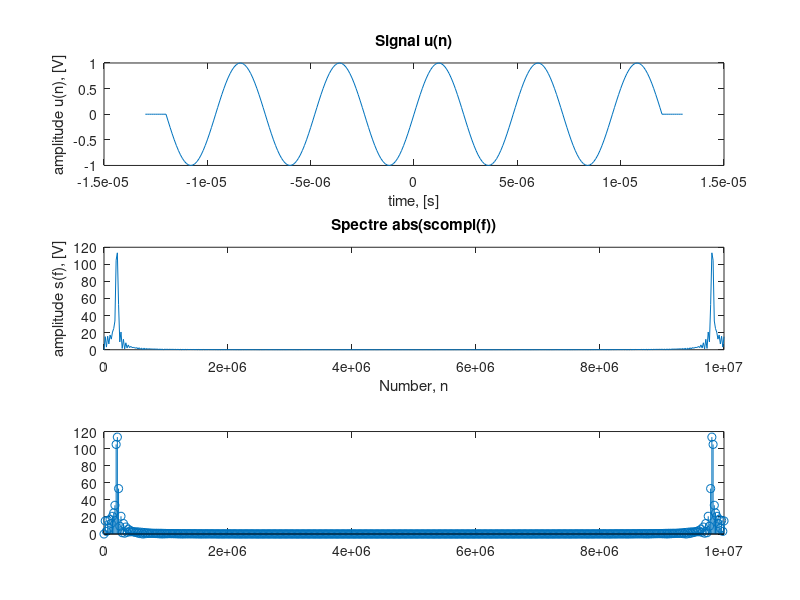

This figure's MATLAB source:
clc;
clear all;
close all;

% Для определения где запускается
is_octave = exist('OCTAVE_VERSION', 'builtin') ~= 0;

% для rectpuls в Octave требуется дополнительный пакет signal
% у него в зависимостях есть пакет control
% чтобы все работало в octave:
% pkg install -forge control signal
if(is_octave)
    pkg load signal
end

variant = 24; % Вариант
t_n = variant * 10^-6;
tau = t_n/2;
Fs = 10e6;
Ts = 1/Fs;
t = -tau-1e-6 : Ts : tau+1e-6;
u = rectpuls(t,  t_n);

f0 = 5/variant * 10^6;
u = u .* sin(2 * pi * f0 * t);
Nfft = 2^nextpow2(length(u));
scompl = fft(u, Nfft);
s = abs(scompl)
f= 0 : Nfft -1;
f = (f/(Nfft-1))*Fs;

figure
subplot(3, 1, 1)
plot(t, u)
title('Signal u(n)')
ylabel('amplitude u(n), [V]')
xlabel('time, [s]')
subplot(3, 1, 2)
plot(f, s)
title('Spectre abs(scompl(f))')
ylabel('amplitude s(f), [V]')
xlabel('Number, n')
subplot(3, 1, 3)
stem(f, s)
